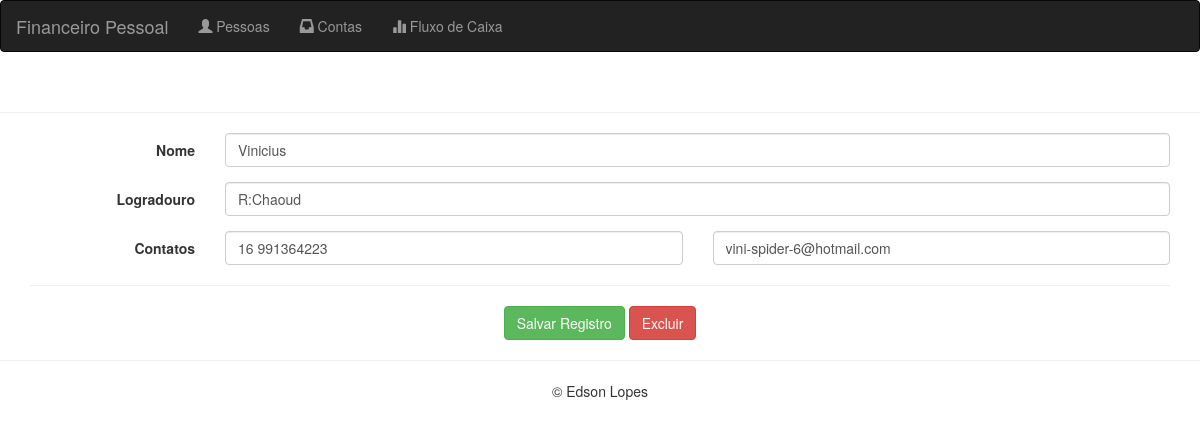
The app's page /pessoas/editar/2/ with its own data.
### pessoas/models.py (models this page shows)
class Pessoa(models.Model):
    nome = models.CharField(max_length='100',
        blank=False,
        null=False)
    email = models.CharField(max_length='100',
        blank=True,
        null=True)
    telefone = models.CharField(max_length='20',
        blank=True,
        null=True)
    logradouro = models.CharField(max_length='200',
        blank=True,
        null=True)

### pessoas/views.py (the view)
def pessoaEditar(request, pk = 0):
    try:
        pessoa = Pessoa.objects.get(pk=pk)
    except:
        return HttpResponseRedirect('/pessoas/')
    return render(request, 'pessoas/formPessoas.html', {'pessoa' : pessoa})

### core/templates/pessoas/formPessoas.html (shortened to what this page needs)
{% extends 'base.html' %}
{% block conteudo %}
<form class="form-horizontal" action="/pessoas/salvar/" method="POST" role="form">{% csrf_token %}
    <div class="form-group">
        <label for="idNome" class="col-sm-2 control-label">Nome</label>
        <div class="col-sm-10">
            <input name="nome" id="idNome" value="{{ pessoa.nome }}" type="text" class="form-control"  placeholder="Nome Completo...">
        </div>
    </div>
    <div class="form-group">
        <label for="idLogradouro" class="col-sm-2 control-label">Logradouro</label>
        <div class="col-sm-10">
            <input name="logradouro" id="idLogradouro" value="{{ pessoa.logradouro|default_if_none:'' }}" type="text" class="form-control"  placeholder="Rua, Número, Bairro e etc...">
        </div>
    </div>
    <div class="form-group">
        <label for="idTelefone" class="col-sm-2 control-label">Contatos</label>
            <div class="col-sm-5">
                <input name="telefone" id="idTelefone" value="{{ pessoa.telefone|default_if_none:'' }}" type="text" class="form-control"  placeholder="(00) 0-0000-0000" data-mask="(99) 9-9999-9999">
            </div>
            <div class="col-sm-5">
                <input name="email" id="idEmail" value="{{ pessoa.email|default_if_none:'' }}" type="email" class="form-control" placeholder="nome@dominio.com">
            </div>
        </div>
    <hr>
    <div align="center">
        <button type="submit" class="btn btn-success">Salvar Registro</button>
      {% if pessoa.pk > 0%}
      <a class="btn btn-danger" href="/pessoas/excluir/{{pessoa.pk }}/">Excluir</a>
      {% endif %}
    </div>
</form>
{% endblock conteudo %}

### records on screen
Pessoa: nome "Vinicius", logradouro "R:Chaoud", telefone "16 991364223", email "vini-spider-6@hotmail.com"
